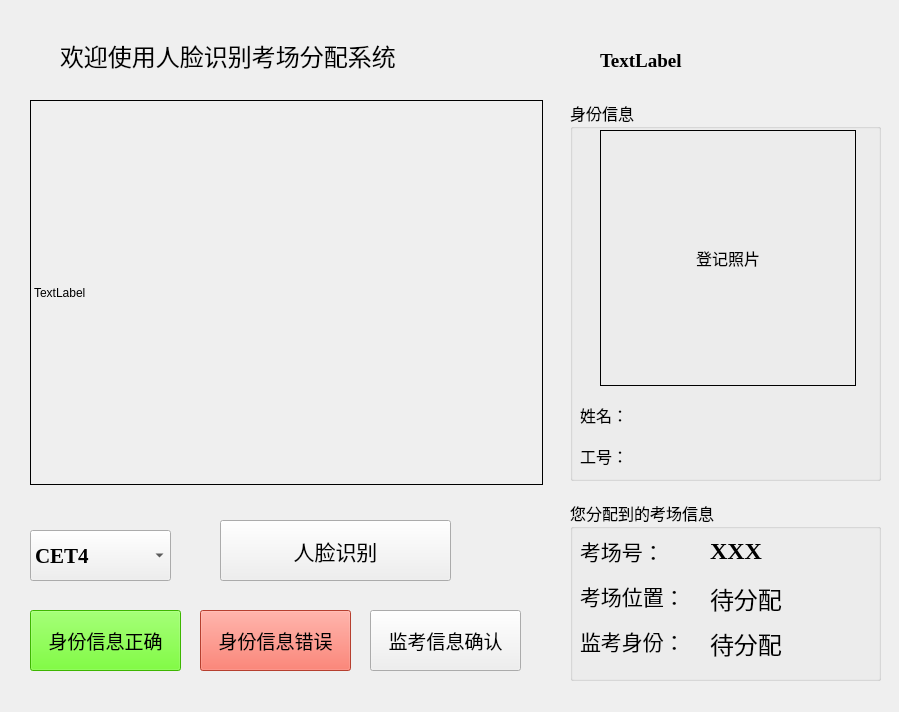
<?xml version="1.0" encoding="UTF-8"?>
<ui version="4.0">
 <class>Form</class>
 <widget class="QWidget" name="Form">
  <property name="geometry">
   <rect>
    <x>0</x>
    <y>0</y>
    <width>899</width>
    <height>712</height>
   </rect>
  </property>
  <property name="windowTitle">
   <string>人脸识别考场分配系统</string>
  </property>
  <widget class="QLabel" name="label">
   <property name="geometry">
    <rect>
     <x>60</x>
     <y>30</y>
     <width>451</width>
     <height>51</height>
    </rect>
   </property>
   <property name="font">
    <font>
     <family>Adobe 楷体 Std R</family>
     <pointsize>18</pointsize>
    </font>
   </property>
   <property name="text">
    <string>欢迎使用人脸识别考场分配系统</string>
   </property>
  </widget>
  <widget class="QGroupBox" name="groupBox">
   <property name="geometry">
    <rect>
     <x>570</x>
     <y>100</y>
     <width>311</width>
     <height>381</height>
    </rect>
   </property>
   <property name="font">
    <font>
     <family>Adobe 宋体 Std L</family>
     <pointsize>12</pointsize>
    </font>
   </property>
   <property name="title">
    <string>身份信息</string>
   </property>
   <widget class="QLabel" name="label_3">
    <property name="geometry">
     <rect>
      <x>10</x>
      <y>345</y>
      <width>91</width>
      <height>21</height>
     </rect>
    </property>
    <property name="font">
     <font>
      <family>Adobe 楷体 Std R</family>
      <pointsize>12</pointsize>
     </font>
    </property>
    <property name="text">
     <string>工号：</string>
    </property>
   </widget>
   <widget class="QLabel" name="label_2">
    <property name="geometry">
     <rect>
      <x>10</x>
      <y>304</y>
      <width>72</width>
      <height>21</height>
     </rect>
    </property>
    <property name="font">
     <font>
      <family>Adobe 楷体 Std R</family>
      <pointsize>12</pointsize>
     </font>
    </property>
    <property name="text">
     <string>姓名：</string>
    </property>
   </widget>
   <widget class="QLabel" name="nameText">
    <property name="geometry">
     <rect>
      <x>80</x>
      <y>300</y>
      <width>151</width>
      <height>31</height>
     </rect>
    </property>
    <property name="font">
     <font>
      <family>Adobe 楷体 Std R</family>
      <pointsize>14</pointsize>
     </font>
    </property>
    <property name="text">
     <string/>
    </property>
   </widget>
   <widget class="QLabel" name="IDText">
    <property name="geometry">
     <rect>
      <x>80</x>
      <y>345</y>
      <width>171</width>
      <height>21</height>
     </rect>
    </property>
    <property name="text">
     <string/>
    </property>
   </widget>
   <widget class="QLabel" name="identityView">
    <property name="geometry">
     <rect>
      <x>30</x>
      <y>30</y>
      <width>256</width>
      <height>256</height>
     </rect>
    </property>
    <property name="frameShape">
     <enum>QFrame::Box</enum>
    </property>
    <property name="text">
     <string>登记照片</string>
    </property>
    <property name="alignment">
     <set>Qt::AlignCenter</set>
    </property>
   </widget>
  </widget>
  <widget class="QPushButton" name="faceReco">
   <property name="geometry">
    <rect>
     <x>220</x>
     <y>520</y>
     <width>231</width>
     <height>61</height>
    </rect>
   </property>
   <property name="font">
    <font>
     <family>华文行楷</family>
     <pointsize>16</pointsize>
    </font>
   </property>
   <property name="text">
    <string>人脸识别</string>
   </property>
  </widget>
  <widget class="QPushButton" name="PM_True">
   <property name="geometry">
    <rect>
     <x>30</x>
     <y>610</y>
     <width>151</width>
     <height>61</height>
    </rect>
   </property>
   <property name="font">
    <font>
     <family>Adobe 黑体 Std R</family>
     <pointsize>14</pointsize>
    </font>
   </property>
   <property name="styleSheet">
    <string notr="true">background-color: rgb(85, 255, 0);</string>
   </property>
   <property name="text">
    <string>身份信息正确</string>
   </property>
  </widget>
  <widget class="QPushButton" name="PM_Fault">
   <property name="geometry">
    <rect>
     <x>200</x>
     <y>610</y>
     <width>151</width>
     <height>61</height>
    </rect>
   </property>
   <property name="font">
    <font>
     <family>Adobe 黑体 Std R</family>
     <pointsize>14</pointsize>
    </font>
   </property>
   <property name="styleSheet">
    <string notr="true">background-color: rgb(255, 88, 66);</string>
   </property>
   <property name="text">
    <string>身份信息错误</string>
   </property>
  </widget>
  <widget class="QLabel" name="cameraView">
   <property name="geometry">
    <rect>
     <x>30</x>
     <y>100</y>
     <width>513</width>
     <height>385</height>
    </rect>
   </property>
   <property name="frameShape">
    <enum>QFrame::Box</enum>
   </property>
   <property name="lineWidth">
    <number>1</number>
   </property>
   <property name="text">
    <string>TextLabel</string>
   </property>
  </widget>
  <widget class="QLabel" name="timeShower">
   <property name="geometry">
    <rect>
     <x>600</x>
     <y>40</y>
     <width>281</width>
     <height>41</height>
    </rect>
   </property>
   <property name="font">
    <font>
     <family>Times New Roman</family>
     <pointsize>14</pointsize>
     <weight>75</weight>
     <bold>true</bold>
    </font>
   </property>
   <property name="text">
    <string>TextLabel</string>
   </property>
  </widget>
  <widget class="QPushButton" name="verifyButton">
   <property name="geometry">
    <rect>
     <x>370</x>
     <y>610</y>
     <width>151</width>
     <height>61</height>
    </rect>
   </property>
   <property name="font">
    <font>
     <family>Adobe 黑体 Std R</family>
     <pointsize>14</pointsize>
    </font>
   </property>
   <property name="text">
    <string>监考信息确认</string>
   </property>
  </widget>
  <widget class="QGroupBox" name="groupBox_2">
   <property name="geometry">
    <rect>
     <x>570</x>
     <y>500</y>
     <width>311</width>
     <height>181</height>
    </rect>
   </property>
   <property name="font">
    <font>
     <family>Adobe 宋体 Std L</family>
     <pointsize>12</pointsize>
    </font>
   </property>
   <property name="title">
    <string>您分配到的考场信息</string>
   </property>
   <widget class="QLabel" name="exNumber">
    <property name="geometry">
     <rect>
      <x>140</x>
      <y>30</y>
      <width>111</width>
      <height>41</height>
     </rect>
    </property>
    <property name="font">
     <font>
      <family>Times New Roman</family>
      <pointsize>18</pointsize>
      <weight>75</weight>
      <bold>true</bold>
     </font>
    </property>
    <property name="text">
     <string>XXX</string>
    </property>
   </widget>
   <widget class="QLabel" name="label_4">
    <property name="geometry">
     <rect>
      <x>10</x>
      <y>20</y>
      <width>111</width>
      <height>61</height>
     </rect>
    </property>
    <property name="font">
     <font>
      <family>Adobe 楷体 Std R</family>
      <pointsize>16</pointsize>
     </font>
    </property>
    <property name="text">
     <string>考场号：</string>
    </property>
   </widget>
   <widget class="QLabel" name="label_6">
    <property name="geometry">
     <rect>
      <x>10</x>
      <y>80</y>
      <width>121</width>
      <height>31</height>
     </rect>
    </property>
    <property name="font">
     <font>
      <family>Adobe 楷体 Std R</family>
      <pointsize>16</pointsize>
     </font>
    </property>
    <property name="text">
     <string>考场位置：</string>
    </property>
   </widget>
   <widget class="QLabel" name="label_5">
    <property name="geometry">
     <rect>
      <x>10</x>
      <y>120</y>
      <width>151</width>
      <height>41</height>
     </rect>
    </property>
    <property name="font">
     <font>
      <family>Adobe 楷体 Std R</family>
      <pointsize>16</pointsize>
     </font>
    </property>
    <property name="text">
     <string>监考身份：</string>
    </property>
   </widget>
   <widget class="QLabel" name="exLocation">
    <property name="geometry">
     <rect>
      <x>140</x>
      <y>83</y>
      <width>161</width>
      <height>31</height>
     </rect>
    </property>
    <property name="font">
     <font>
      <family>Adobe 楷体 Std R</family>
      <pointsize>18</pointsize>
     </font>
    </property>
    <property name="text">
     <string>待分配</string>
    </property>
   </widget>
   <widget class="QLabel" name="exPosition">
    <property name="geometry">
     <rect>
      <x>140</x>
      <y>128</y>
      <width>171</width>
      <height>31</height>
     </rect>
    </property>
    <property name="font">
     <font>
      <family>Adobe 楷体 Std R</family>
      <pointsize>18</pointsize>
     </font>
    </property>
    <property name="text">
     <string>待分配</string>
    </property>
   </widget>
  </widget>
  <widget class="QComboBox" name="exLevel">
   <property name="geometry">
    <rect>
     <x>30</x>
     <y>530</y>
     <width>141</width>
     <height>51</height>
    </rect>
   </property>
   <property name="font">
    <font>
     <family>Times New Roman</family>
     <pointsize>16</pointsize>
     <weight>75</weight>
     <bold>true</bold>
    </font>
   </property>
   <item>
    <property name="text">
     <string>CET4</string>
    </property>
   </item>
   <item>
    <property name="text">
     <string>CET6</string>
    </property>
   </item>
  </widget>
 </widget>
 <resources/>
 <connections/>
 <slots>
  <signal>openCamera()</signal>
  <slot>faceReco()</slot>
 </slots>
</ui>
